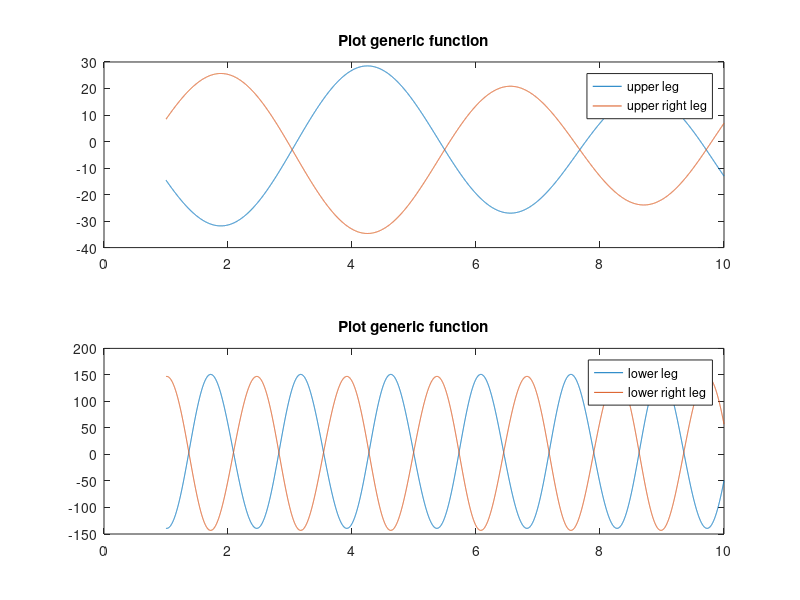

Source code (MATLAB):
data = csvread('latest_result.txt');

chromosome = data(:,1);

lower_A1 = chromosome(2);
lower_A2 = chromosome(3);
lower_A3 = chromosome(4);
lower_A4 = chromosome(5);
lower_W = chromosome(6);
lower_fase = chromosome(7);
lower_ind_term = chromosome(8);

upper_A1 = chromosome(9);
upper_A2 = chromosome(10);
upper_A3 = chromosome(11);
upper_A4 = chromosome(12);
upper_W = chromosome(13);
upper_fase = chromosome(14);
upper_ind_term = chromosome(15);

x = [1:0.001:10];


upper_sines = upper_A1 * sin(upper_W * x + upper_fase) + upper_A2 * sin(2 * upper_W * x + upper_fase);

upper_cosines = upper_A3 * cos(upper_W * x + upper_fase) + upper_A4 * cos(2 * upper_W * x + upper_fase) + upper_ind_term;

lower_sines = lower_A1 * sin(lower_W * x + lower_fase) + lower_A2 * sin(2 * lower_W * x + lower_fase);

lower_cosines = lower_A3 * cos(lower_W * x + lower_fase) + lower_A4 * cos(2 * lower_W * x + lower_fase) + lower_ind_term;             

upper_y = upper_sines + upper_cosines;

lower_y = lower_sines + lower_cosines;



upper_sines_r = upper_A1 * sin(upper_W * x + upper_fase + pi) + upper_A2 * sin(2 * upper_W * x + upper_fase + pi);

upper_cosines_r = upper_A3 * cos(upper_W * x + upper_fase + pi) + upper_A4 * cos(2 * upper_W * x + upper_fase + pi) + upper_ind_term;

lower_sines_r = lower_A1 * sin(lower_W * x + lower_fase + pi) + lower_A2 * sin(2 * lower_W * x + lower_fase + pi);

lower_cosines_r = lower_A3 * cos(lower_W * x + lower_fase + pi) + lower_A4 * cos(2 * lower_W * x + lower_fase + pi) + lower_ind_term;           

upper_y_r = upper_sines_r + upper_cosines_r;

lower_y_r = lower_sines_r + lower_cosines_r;

subplot(2,1,1)
plot(x,upper_y,x,upper_y_r)
title('Plot generic function')
legend('upper leg','upper right leg')

subplot(2,1,2)
plot(x,lower_y,x,lower_y_r)
title('Plot generic function')
legend('lower leg','lower right leg')